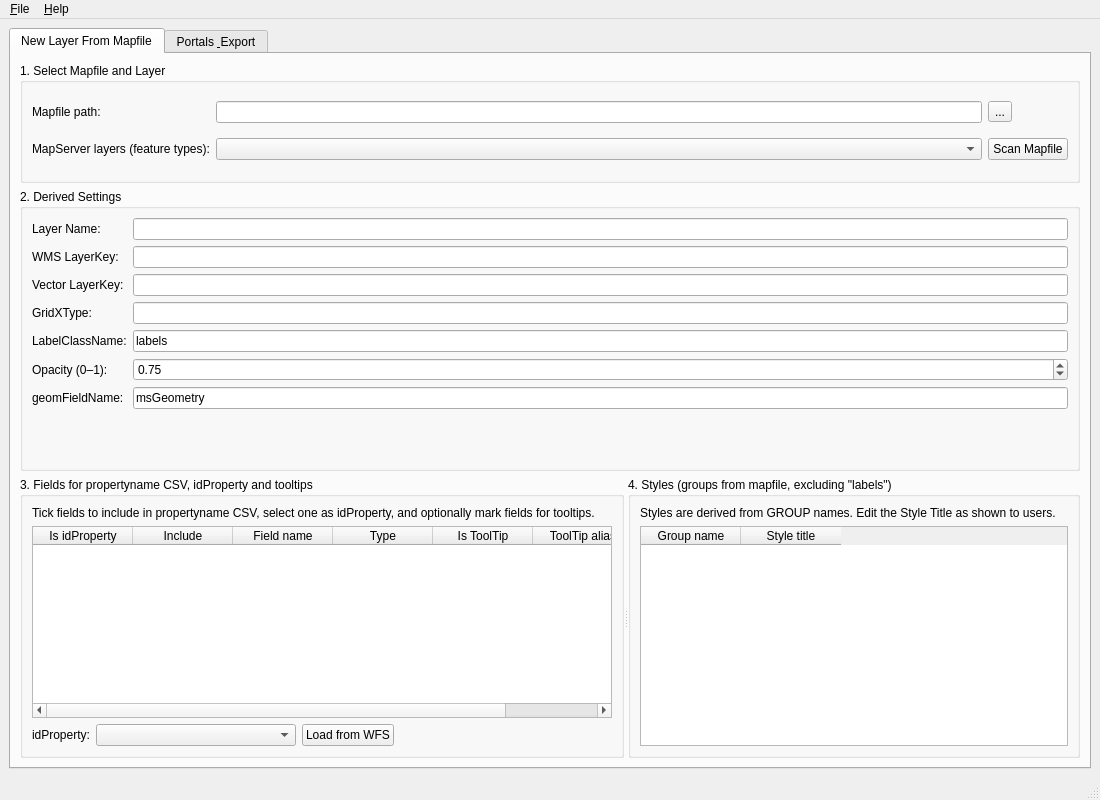
<?xml version="1.0" encoding="UTF-8"?>
<ui version="4.0">
 <class>LayerConfigNewLayerWizard</class>
 <widget class="QMainWindow" name="LayerConfigNewLayerWizard">
  <property name="geometry">
   <rect>
    <x>0</x>
    <y>0</y>
    <width>1100</width>
    <height>800</height>
   </rect>
  </property>
  <property name="windowTitle">
   <string>LayerConfig - New Layer From Mapfile</string>
  </property>
  <widget class="QWidget" name="centralwidget">
   <layout class="QVBoxLayout" name="verticalLayout_main">
    <item>
     <widget class="QTabWidget" name="tabMain">
      <property name="tabPosition">
       <enum>QTabWidget::North</enum>
      </property>
      <property name="currentIndex">
       <number>0</number>
      </property>
      <widget class="QWidget" name="tabNewLayer">
       <attribute name="title">
        <string>New Layer From Mapfile</string>
       </attribute>
       <layout class="QVBoxLayout" name="verticalLayout_newLayer">
        <item>
         <widget class="QGroupBox" name="groupBox_mapfile">
          <property name="maximumSize">
           <size>
            <width>16777215</width>
            <height>120</height>
           </size>
          </property>
          <property name="title">
           <string>1. Select Mapfile and Layer</string>
          </property>
          <layout class="QGridLayout" name="gridLayout_mapfile">
           <item row="0" column="0">
            <widget class="QLabel" name="label_mapFilePath">
             <property name="text">
              <string>Mapfile path:</string>
             </property>
            </widget>
           </item>
           <item row="0" column="1">
            <widget class="QLineEdit" name="txtMapFilePath"/>
           </item>
           <item row="0" column="2">
            <widget class="QToolButton" name="btnBrowseMapFile">
             <property name="text">
              <string>...</string>
             </property>
            </widget>
           </item>
           <item row="1" column="0">
            <widget class="QLabel" name="label_mapLayers">
             <property name="text">
              <string>MapServer layers (feature types):</string>
             </property>
            </widget>
           </item>
           <item row="1" column="1">
            <widget class="QComboBox" name="cmbMapFileLayerNames"/>
           </item>
           <item row="1" column="2">
            <widget class="QPushButton" name="btnScanMapFile">
             <property name="text">
              <string>Scan Mapfile</string>
             </property>
            </widget>
           </item>
          </layout>
         </widget>
        </item>
        <item>
         <widget class="QGroupBox" name="groupBox_derived">
          <property name="title">
           <string>2. Derived Settings</string>
          </property>
          <layout class="QFormLayout" name="formLayout_derived">
           <item row="0" column="0">
            <widget class="QLabel" name="label_layerName">
             <property name="text">
              <string>Layer Name:</string>
             </property>
            </widget>
           </item>
           <item row="0" column="1">
            <widget class="QLineEdit" name="txtLayerName">
             <property name="readOnly">
              <bool>true</bool>
             </property>
            </widget>
           </item>
           <item row="1" column="0">
            <widget class="QLabel" name="label_wmsLayerKey">
             <property name="text">
              <string>WMS LayerKey:</string>
             </property>
            </widget>
           </item>
           <item row="1" column="1">
            <widget class="QLineEdit" name="txtWmsLayerKey">
             <property name="readOnly">
              <bool>true</bool>
             </property>
            </widget>
           </item>
           <item row="2" column="0">
            <widget class="QLabel" name="label_vectorLayerKey">
             <property name="text">
              <string>Vector LayerKey:</string>
             </property>
            </widget>
           </item>
           <item row="2" column="1">
            <widget class="QLineEdit" name="txtVectorLayerKey">
             <property name="readOnly">
              <bool>true</bool>
             </property>
            </widget>
           </item>
           <item row="3" column="0">
            <widget class="QLabel" name="label_gridXType">
             <property name="text">
              <string>GridXType:</string>
             </property>
            </widget>
           </item>
           <item row="3" column="1">
            <widget class="QLineEdit" name="txtGridXType">
             <property name="readOnly">
              <bool>true</bool>
             </property>
            </widget>
           </item>
           <item row="4" column="0">
            <widget class="QLabel" name="label_labelClassName">
             <property name="text">
              <string>LabelClassName:</string>
             </property>
            </widget>
           </item>
           <item row="4" column="1">
            <widget class="QLineEdit" name="txtLabelClassName">
             <property name="text">
              <string>labels</string>
             </property>
            </widget>
           </item>
           <item row="5" column="0">
            <widget class="QLabel" name="label_opacity">
             <property name="text">
              <string>Opacity (0–1):</string>
             </property>
            </widget>
           </item>
           <item row="5" column="1">
            <widget class="QDoubleSpinBox" name="spinOpacity">
             <property name="decimals">
              <number>2</number>
             </property>
             <property name="minimum">
              <double>0.000000000000000</double>
             </property>
             <property name="maximum">
              <double>1.000000000000000</double>
             </property>
             <property name="singleStep">
              <double>0.050000000000000</double>
             </property>
             <property name="value">
              <double>0.750000000000000</double>
             </property>
            </widget>
           </item>
           <item row="6" column="0">
            <widget class="QLabel" name="label_geomFieldName">
             <property name="text">
              <string>geomFieldName:</string>
             </property>
            </widget>
           </item>
           <item row="6" column="1">
            <widget class="QLineEdit" name="txtGeomFieldName">
             <property name="text">
              <string>msGeometry</string>
             </property>
            </widget>
           </item>
          </layout>
         </widget>
        </item>
        <item>
         <widget class="QSplitter" name="splitter_fields_styles">
          <property name="orientation">
           <enum>Qt::Horizontal</enum>
          </property>
          <widget class="QWidget" name="widget_fields">
           <layout class="QVBoxLayout" name="verticalLayout_fields">
            <item>
             <widget class="QGroupBox" name="groupBox_fields">
              <property name="title">
               <string>3. Fields for propertyname CSV, idProperty and tooltips</string>
              </property>
              <layout class="QVBoxLayout" name="verticalLayout_fields_inner">
               <item>
                <widget class="QLabel" name="label_fieldsInfo">
                 <property name="text">
                  <string>Tick fields to include in propertyname CSV, select one as idProperty, and optionally mark fields for tooltips.</string>
                 </property>
                </widget>
               </item>
               <item>
                <widget class="QTableWidget" name="tblFields">
                <column>
                    <property name="text">
                    <string>Is idProperty</string>
                    </property>
                </column>
                <column>
                    <property name="text">
                    <string>Include</string>
                    </property>
                </column>
                <column>
                    <property name="text">
                    <string>Field name</string>
                    </property>
                </column>
                <column>
                    <property name="text">
                    <string>Type</string>
                    </property>
                </column>
                <column>
                    <property name="text">
                    <string>Is ToolTip</string>
                    </property>
                </column>
                <column>
                    <property name="text">
                    <string>ToolTip alias</string>
                    </property>
                </column>
                </widget>

               </item>
               <item>
                <layout class="QHBoxLayout" name="horizontalLayout_idProperty">
                 <item>
                  <widget class="QLabel" name="label_idPropertyCombo">
                   <property name="text">
                    <string>idProperty:</string>
                   </property>
                  </widget>
                 </item>
                 <item>
                  <widget class="QComboBox" name="cmbIdProperty">
                   <property name="minimumSize">
                    <size>
                     <width>200</width>
                     <height>0</height>
                    </size>
                   </property>
                  </widget>
                 </item>
                 <item>
                  <widget class="QPushButton" name="btnLoadFieldsFromWFS">
                   <property name="text">
                    <string>Load from WFS</string>
                   </property>
                  </widget>
                 </item>
                 <item>
                  <spacer name="horizontalSpacer_idProperty">
                   <property name="orientation">
                    <enum>Qt::Horizontal</enum>
                   </property>
                   <property name="sizeHint" stdset="0">
                    <size>
                     <width>40</width>
                     <height>20</height>
                    </size>
                   </property>
                  </spacer>
                 </item>
                </layout>
               </item>
              </layout>
             </widget>
            </item>
           </layout>
          </widget>
          <widget class="QWidget" name="widget_styles">
           <layout class="QVBoxLayout" name="verticalLayout_styles">
            <item>
             <widget class="QGroupBox" name="groupBox_styles">
              <property name="title">
               <string>4. Styles (groups from mapfile, excluding &quot;labels&quot;)</string>
              </property>
              <layout class="QVBoxLayout" name="verticalLayout_styles_inner">
               <item>
                <widget class="QLabel" name="label_stylesInfo">
                 <property name="text">
                  <string>Styles are derived from GROUP names. Edit the Style Title as shown to users.</string>
                 </property>
                </widget>
               </item>
               <item>
                <widget class="QTableWidget" name="tblStyles">
                 <column>
                  <property name="text">
                   <string>Group name</string>
                  </property>
                 </column>
                 <column>
                  <property name="text">
                   <string>Style title</string>
                  </property>
                 </column>
                </widget>
               </item>
              </layout>
             </widget>
            </item>
           </layout>
          </widget>
         </widget>
        </item>
       </layout>
      </widget>
      <widget class="QWidget" name="tabPortalsExport">
       <attribute name="title">
        <string>Portals &amp; Export</string>
       </attribute>
       <layout class="QVBoxLayout" name="verticalLayout_portalsExport">
        <item>
         <widget class="QGroupBox" name="groupBox_portalSelect">
          <property name="title">
           <string>5. Select Portal</string>
          </property>
          <layout class="QHBoxLayout" name="horizontalLayout_portalSelect">
           <item>
            <widget class="QLabel" name="label_portalSelect">
             <property name="text">
              <string>Portal:</string>
             </property>
            </widget>
           </item>
           <item>
            <widget class="QComboBox" name="cmbPortalSelect"/>
           </item>
           <item>
            <spacer name="horizontalSpacer_portalSelect">
             <property name="orientation">
              <enum>Qt::Horizontal</enum>
             </property>
             <property name="sizeHint" stdset="0">
              <size>
               <width>40</width>
               <height>20</height>
              </size>
             </property>
            </spacer>
           </item>
          </layout>
         </widget>
        </item>
        <item>
         <widget class="QSplitter" name="splitter_portalTree">
          <property name="orientation">
           <enum>Qt::Horizontal</enum>
          </property>
          <widget class="QWidget" name="widget_portalTree">
           <layout class="QVBoxLayout" name="verticalLayout_portalTree">
            <item>
             <widget class="QGroupBox" name="groupBox_portalTree">
              <property name="title">
               <string>6. Portal Layer Tree</string>
              </property>
              <layout class="QVBoxLayout" name="verticalLayout_portalTreeInner">
               <item>
                <widget class="QLabel" name="label_portalTreeInfo">
                 <property name="text">
                  <string>Folder structure and layers for the selected portal. Drag and drop to reorder.</string>
                 </property>
                </widget>
               </item>
               <item>
                <widget class="QTreeView" name="treePortalLayers"/>
               </item>
               <item>
                <layout class="QHBoxLayout" name="horizontalLayout_treeButtons">
                 <item>
                  <widget class="QPushButton" name="btnAddFolderNode">
                   <property name="text">
                    <string>Add Folder</string>
                   </property>
                  </widget>
                 </item>
                 <item>
                  <widget class="QPushButton" name="btnDeleteNode">
                   <property name="text">
                    <string>Delete Selected Node</string>
                   </property>
                  </widget>
                 </item>
                 <item>
                  <spacer name="horizontalSpacer_treeButtons">
                   <property name="orientation">
                    <enum>Qt::Horizontal</enum>
                   </property>
                   <property name="sizeHint" stdset="0">
                    <size>
                     <width>40</width>
                     <height>20</height>
                    </size>
                   </property>
                  </spacer>
                 </item>
                </layout>
               </item>
              </layout>
             </widget>
            </item>
           </layout>
          </widget>
          <widget class="QWidget" name="widget_portalRight">
           <layout class="QVBoxLayout" name="verticalLayout_portalRight">
            <item>
             <widget class="QGroupBox" name="groupBox_nodeDetails">
              <property name="sizePolicy">
               <sizepolicy hsizetype="Preferred" vsizetype="Preferred">
                <horstretch>0</horstretch>
                <verstretch>1</verstretch>
               </sizepolicy>
              </property>
              <property name="title">
               <string>7. Selected Node Details</string>
              </property>
              <layout class="QVBoxLayout" name="verticalLayout_nodeDetails">
               <item>
                <widget class="QGroupBox" name="groupBox_folderDetails">
                 <property name="title">
                  <string>Folder Properties</string>
                 </property>
                 <layout class="QFormLayout" name="formLayout_folderDetails">
                  <item row="0" column="0">
                   <widget class="QLabel" name="label_folderTitle">
                    <property name="text">
                     <string>Folder title:</string>
                    </property>
                   </widget>
                  </item>
                  <item row="0" column="1">
                   <widget class="QLineEdit" name="txtFolderTitle"/>
                  </item>
                  <item row="1" column="0">
                   <widget class="QLabel" name="label_folderExpanded">
                    <property name="text">
                     <string>Expanded:</string>
                    </property>
                   </widget>
                  </item>
                  <item row="1" column="1">
                   <widget class="QCheckBox" name="chkFolderExpanded">
                    <property name="text">
                     <string>Expanded by default</string>
                    </property>
                   </widget>
                  </item>
                  <item row="2" column="0">
                   <widget class="QLabel" name="label_folderChecked">
                    <property name="text">
                     <string>Checked:</string>
                    </property>
                   </widget>
                  </item>
                  <item row="2" column="1">
                   <widget class="QCheckBox" name="chkFolderChecked">
                    <property name="text">
                     <string>Checked by default</string>
                    </property>
                   </widget>
                  </item>
                 </layout>
                </widget>
               </item>
               <item>
                <widget class="QGroupBox" name="groupBox_layerDetails">
                 <property name="title">
                  <string>Layer Properties</string>
                 </property>
                 <layout class="QFormLayout" name="formLayout_layerDetails">
                  <item row="0" column="0">
                   <widget class="QLabel" name="label_layerKey">
                    <property name="text">
                     <string>LayerKey:</string>
                    </property>
                   </widget>
                  </item>
                  <item row="0" column="1">
                   <widget class="QLineEdit" name="txtLayerKey">
                    <property name="readOnly">
                     <bool>true</bool>
                    </property>
                   </widget>
                  </item>
                  <item row="1" column="0">
                   <widget class="QLabel" name="label_layerTitle">
                    <property name="text">
                     <string>Display title:</string>
                    </property>
                   </widget>
                  </item>
                  <item row="1" column="1">
                   <widget class="QLineEdit" name="txtLayerTitle"/>
                  </item>
                  <item row="2" column="0">
                   <widget class="QLabel" name="label_layerGlyph">
                    <property name="text">
                     <string>Glyph/icon:</string>
                    </property>
                   </widget>
                  </item>
                  <item row="2" column="1">
                   <widget class="QLineEdit" name="txtLayerGlyph"/>
                  </item>
                 </layout>
                </widget>
               </item>
              </layout>
             </widget>
            </item>
            <item>
             <widget class="QGroupBox" name="groupBox_availableLayers">
              <property name="sizePolicy">
               <sizepolicy hsizetype="Preferred" vsizetype="Preferred">
                <horstretch>0</horstretch>
                <verstretch>2</verstretch>
               </sizepolicy>
              </property>
              <property name="title">
               <string>8. Available Layers (not in this portal tree)</string>
              </property>
              <layout class="QVBoxLayout" name="verticalLayout_availableLayers">
               <item>
                <widget class="QLabel" name="label_availableLayersInfo">
                 <property name="text">
                  <string>Select a layer and add it under the selected folder or node in the tree.</string>
                 </property>
                </widget>
               </item>
               <item>
                <widget class="QListWidget" name="listAvailableLayers"/>
               </item>
               <item>
                <layout class="QHBoxLayout" name="horizontalLayout_addLayerToTree">
                 <item>
                  <widget class="QPushButton" name="btnAddLayerToTree">
                   <property name="text">
                    <string>Add Selected Layer to Tree</string>
                   </property>
                  </widget>
                 </item>
                 <item>
                  <spacer name="horizontalSpacer_addLayerToTree">
                   <property name="orientation">
                    <enum>Qt::Horizontal</enum>
                   </property>
                   <property name="sizeHint" stdset="0">
                    <size>
                     <width>40</width>
                     <height>20</height>
                    </size>
                   </property>
                  </spacer>
                 </item>
                </layout>
               </item>
              </layout>
             </widget>
            </item>
           </layout>
          </widget>
         </widget>
        </item>
        <item>
         <widget class="QGroupBox" name="groupBox_export">
          <property name="title">
           <string>9. Save and Export JSON</string>
          </property>
          <layout class="QVBoxLayout" name="verticalLayout_export">
           <item>
            <widget class="QLabel" name="label_exportInfo">
             <property name="text">
              <string>Saving writes the layer and portal tree to the database. Export regenerates JSON for the current or all portals from the database.</string>
             </property>
            </widget>
           </item>
           <item>
            <layout class="QHBoxLayout" name="horizontalLayout_exportButtons">
             <item>
              <widget class="QPushButton" name="btnSavePortalToDatabase">
               <property name="text">
                <string>Save Portal Configuration to Database</string>
               </property>
              </widget>
             </item>
             <item>
              <widget class="QPushButton" name="btnExportCurrentPortalJson">
               <property name="text">
                <string>Export JSON for current portal</string>
               </property>
              </widget>
             </item>
             <item>
              <widget class="QPushButton" name="btnExportAllPortalsJson">
               <property name="text">
                <string>Export JSON for all portals</string>
               </property>
              </widget>
             </item>
             <item>
              <spacer name="horizontalSpacer_exportButtons">
               <property name="orientation">
                <enum>Qt::Horizontal</enum>
               </property>
               <property name="sizeHint" stdset="0">
                <size>
                 <width>40</width>
                 <height>20</height>
                </size>
               </property>
              </spacer>
             </item>
            </layout>
           </item>
          </layout>
         </widget>
        </item>
        <item>
         <spacer name="verticalSpacer_portalsExport">
          <property name="orientation">
           <enum>Qt::Vertical</enum>
          </property>
          <property name="sizeHint" stdset="0">
           <size>
            <width>20</width>
            <height>40</height>
           </size>
          </property>
         </spacer>
        </item>
       </layout>
      </widget>
     </widget>
    </item>
   </layout>
  </widget>
  <widget class="QMenuBar" name="menubar">
   <property name="geometry">
    <rect>
     <x>0</x>
     <y>0</y>
     <width>1100</width>
     <height>21</height>
    </rect>
   </property>
   <widget class="QMenu" name="menuFile">
    <property name="title">
     <string>&amp;File</string>
    </property>
   </widget>
   <widget class="QMenu" name="menuHelp">
    <property name="title">
     <string>&amp;Help</string>
    </property>
   </widget>
   <addaction name="menuFile"/>
   <addaction name="menuHelp"/>
  </widget>
  <widget class="QStatusBar" name="statusbar"/>
 </widget>
 <resources/>
 <connections/>
</ui>
